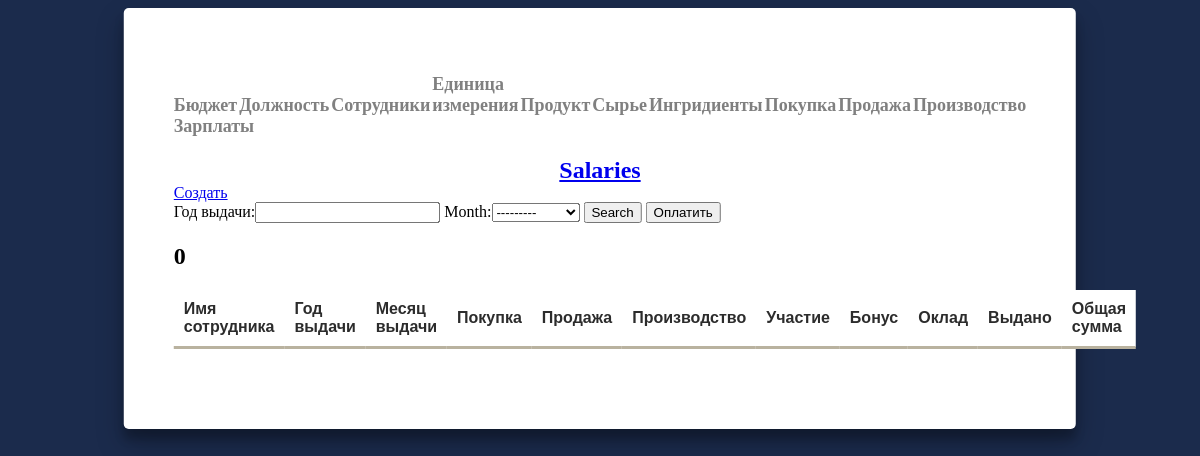
Page /searchsalaries on the earlier database version.
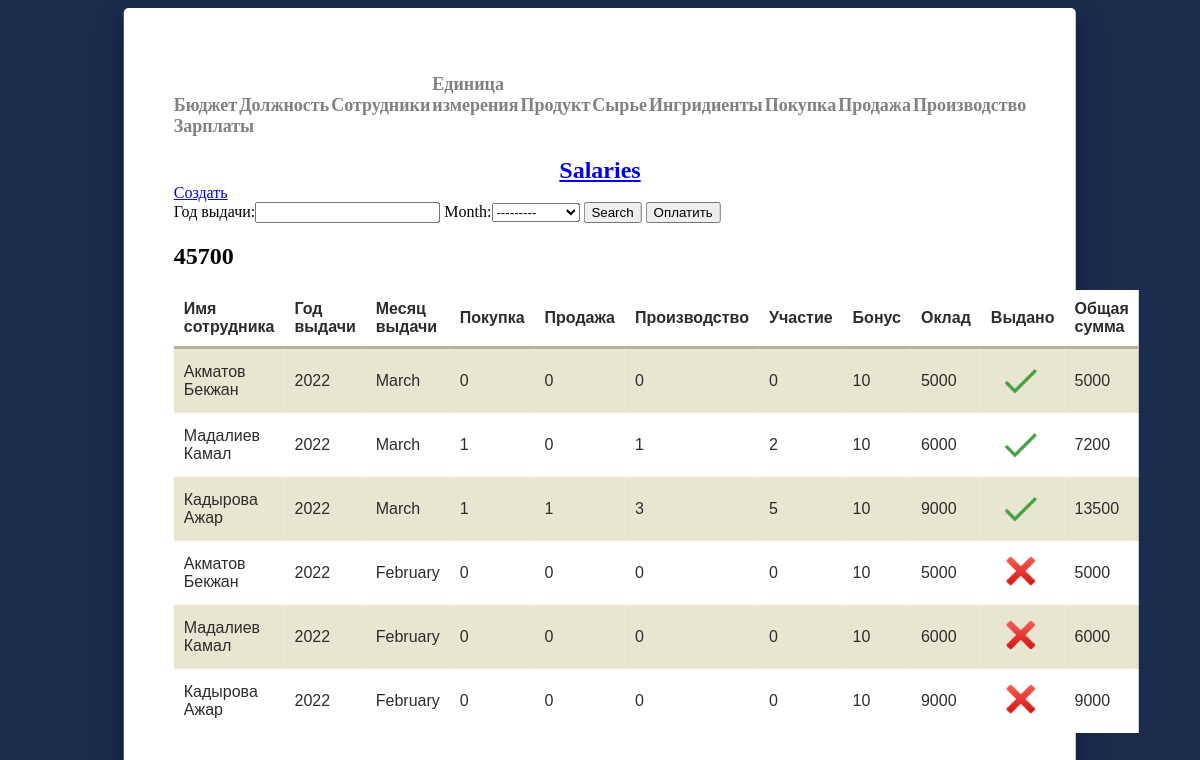
Same page on the later database version.
### modul/models.py (models this page shows, shortened)
class Salaries(models.Model):
    Name = models.CharField("Имя сотрудника",max_length=255)
    Year = models.IntegerField("Год выдачи",default=0)
    Month = models.ForeignKey(Month, on_delete=models.SET_NULL,null=True,blank=True)
    Purchases = models.IntegerField("Покупка",default=0)
    Sales = models.IntegerField("Продажа",default=0)
    Production = models.IntegerField("Производство",default=0)
    TotalPart = models.IntegerField("Участие",default=0)
    Bonus = models.IntegerField("Бонус",default=0)
    Salary = models.IntegerField("Оклад",default=0)
    IsGiven = models.BooleanField("Выдано",default=False)
    TotalSum = models.IntegerField("Общая сумма",default=0)
    class Meta:
        verbose_name = 'Выдача ЗП'
        verbose_name_plural = 'Выдача ЗП'

class Month(models.Model):
    month = models.CharField("Месяц",max_length=255)
    def __str__(self):
        return self.month
    class Meta:
        verbose_name = 'Месяц'
        verbose_name_plural = 'Месяцаы'

### modul/views.py (the view, shortened to what this page needs)
# urls.py: path('searchsalaries',views.SearchSalaries,name = 'searchsalaries'),
def SearchSalaries(request):
    error = ''
    sr = Salaries.objects.all().order_by('-pk')
    budjet = Budjet.objects.get(id=24)
    summ=0
    if request.method == 'GET':
        MyFilter = SalariesFilter(request.GET,queryset=sr)
        sr = MyFilter.qs
        for k in MyFilter.qs:
            summ=k.TotalSum+summ
    context = {
    'summ':summ,
    'error':error,
    'sr':sr,
    'MyFilter':MyFilter,
    }
    return render(request,'modul/salaries.html',context)

### modul/templates/modul/salaries.html (shortened to what this page needs)
{% extends 'modul/home.html'%}
{% load static %}
{% block content %}
<h2><a href="{% url 'searchsalaries' %}">Salaries</a></h2>
<a href="{% url 'createsalaries' %}">Создать</a>
<form action="" method="get">
{{ MyFilter.form }}
<button type="submit" name = "Search">Search</button>
<button type="submit" name = "Oplatit" > Оплатить </button>
</form>
<h1>{{summ}}</h1>
<table>
    <tr>
        <th>Имя сотрудника</th>
        <th>Год выдачи</th>
        <th>Месяц выдачи</th>
        <th>Покупка</th>
        <th>Продажа</th>
        <th>Производство</th>
        <th>Участие</th>
        <th>Бонус</th>
        <th>Оклад</th>
        <th>Выдано</th>
        <th>Общая сумма</th>
    </tr>
    {% for sal in sr %}
    <tr>
        <td>{{ sal.Name }}</td>
        <td>{{ sal.Year }}</td>
        <td>{{ sal.Month }}</td>
        <td>{{ sal.Purchases }}</td>
        <td>{{ sal.Sales }}</td>
        <td>{{ sal.Production }}</td>
        <td>{{ sal.TotalPart }}</td>
        <td>{{ sal.Bonus }}</td>
        <td>{{ sal.Salary }}</td>
        {% if  sal.IsGiven == True %}
        <td><img src="{% static 'modul/photo/icons8-галочка-48.png'  %}" alt=""></td>
        {% else %}
        <td><img src="{% static 'modul/photo/icons8-крестик-48.png'  %}" alt=""></td>
        {% endif %}
        <td>{{ sal.TotalSum }}</td>
    </tr>
    {% endfor %}
</table>
{% endblock %}

### modul/templates/modul/home.html (shortened to what this page needs)
<!DOCTYPE html>
{% load static %}
{% load crispy_forms_tags %}
<html lang="en">
<head>
    <link rel="stylesheet" href="{% static 'modul/css/main.css' %}">
</head>
<body style="background-color: #1b2b4c;">
    <section class="tabs">
        <ul>
            <li><a href="{% url 'budget' %}" class="avtiv" >Бюджет</a></li>
            <li><a href="{%url 'positions' %}" class="avtiv">Должность</a></li>
            <li><a href="{% url 'employee' %}" class="avtiv">Сотрудники</a></li>
            <li><a href="{% url 'unit' %}" class="avtiv">Единица <br> измерения</a></li>
            <li><a href="{% url 'product' %}" class="avtiv">Продукт</a></li>
            <li><a href="{% url 'raw' %}" class="avtiv">Сырье</a></li>
            <li><a href="{% url 'ing' %}" class="avtiv">Ингридиенты</a></li>
            <li><a href="{% url 'pur' %}" class="avtiv">Покупка</a></li>
            <li><a href="{% url 'sale' %}" class="avtiv">Продажа</a></li>
            <li><a href="{% url 'production' %}" class="avtiv">Производство</a></li>
            <li><a href="{% url 'searchsalaries' %}" class="avtiv">Зарплаты</a></li>
        </ul>
    {% block content %}
    {% endblock %}
</section>
</body>
</html>

### static/modul/css/main.css (style rules this page uses)
table { font-family: "Lucida Sans Unicode", "Lucida Grande", Sans-Serif; border-collapse: collapse; color: #2c2c2c; margin: auto; }
th { border-bottom: 3px solid #B9B29F; padding: 10px; text-align: left; }
td { padding: 10px; }
tr:nth-child(odd) { background: white; }
tr:nth-child(even) { background: #E8E6D1; }
.tabs h2 { text-align: center; font-family: "Montserrat"; color: #0523cf; font-weight: bold; padding: 10px 0 0 0; margin: 0; }
.tabs { left: 50%; transform: translateX(-50%); position: relative; background: white; padding: 50px; padding-bottom: 80px; width: 72%; height: 100%; box-shadow: 0 14px 28px rgba(0, 0, 0, 0.25), 0 10px 10px rgba(0, 0, 0, 0.22); border-radius: 5px; min-width: 240px; }
.avtiv { font-family: "Montserrat"; text-decoration: none; font-weight: bold; font-size: 18px; color: #808080; }
.tabs ul { list-style-type: none; padding-left: 0; display: flex; flex-direction: row; margin-bottom: 10px; justify-content: space-between; align-items: flex-end; flex-wrap: wrap; }
img { width: 40px; height: 40px; margin-left: 10px; }

Differences in the rows shown:
added Salaries: Name "Акматов Бекжан", Year "2022", Month "March", Purchases "0", Sales "0", Production "0", TotalPart "0", Bonus "10", Salary "5000", IsGiven True (drawn), TotalSum "5000"
added Salaries: Name "Мадалиев Камал", Year "2022", Month "March", Purchases "1", Sales "0", Production "1", TotalPart "2", Bonus "10", Salary "6000", IsGiven True (drawn), TotalSum "7200"
added Salaries: Name "Кадырова Ажар", Year "2022", Month "March", Purchases "1", Sales "1", Production "3", TotalPart "5", Bonus "10", Salary "9000", IsGiven True (drawn), TotalSum "13500"
added Salaries: Name "Акматов Бекжан", Year "2022", Month "February", Purchases "0", Sales "0", Production "0", TotalPart "0", Bonus "10", Salary "5000", IsGiven False (drawn), TotalSum "5000"
added Salaries: Name "Мадалиев Камал", Year "2022", Month "February", Purchases "0", Sales "0", Production "0", TotalPart "0", Bonus "10", Salary "6000", IsGiven False (drawn), TotalSum "6000"
added Salaries: Name "Кадырова Ажар", Year "2022", Month "February", Purchases "0", Sales "0", Production "0", TotalPart "0", Bonus "10", Salary "9000", IsGiven False (drawn), TotalSum "9000"
Other differences:
{{ summ }}: "0" → "45700"
